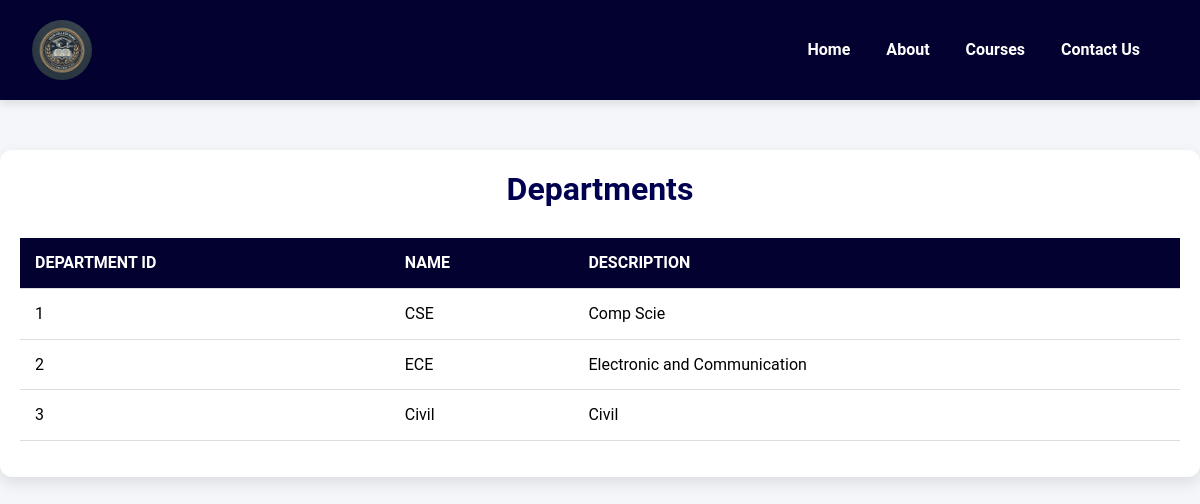
Page /show-departments/ on the committed database.
### dbms/models.py (models this page shows, shortened)
class Department(models.Model):
    id = models.AutoField(primary_key=True)
    name = models.CharField(max_length=255)
    description = models.TextField(null=True, blank=True)

### dbms/views.py (the view)
# urls.py: path('show-departments/', show_departments, name='show_departments'),
def show_departments(request):
    departments = Department.objects.all()  # Fetch all department records
    context = {
        'departments': departments,
    }
    return render(request, 'show_departments.html', context)

### templates/show_departments.html (shortened to what this page needs)
{%load static%}
<!DOCTYPE html>
<html lang="en">
<head>
    <link rel="stylesheet" href="https://cdn.jsdelivr.net/npm/bootstrap@5.3.3/dist/css/bootstrap.min.css" />
    <link rel="stylesheet" href="https://cdn.jsdelivr.net/npm/bootstrap@5.3.3/dist/css/bootstrap.min.css" />
    <link rel="stylesheet" href="{% static 'lib.css' %}" />
</head>
<body>
    <nav class="navbar navbar-expand-lg">
        <div class="container-fluid">
            <a class="navbar-brand" href="#">
                <img src="{% static 'images/logo.png' %}" alt="College Logo" />
            </a>
            <div class="collapse navbar-collapse" id="navbarNav">
                <ul class="navbar-nav ms-auto">
                    <li class="nav-item">
                        <a class="nav-link" href="{% url 'home' %}"> <b>Home</b></a>
                    </li>
                    <li class="nav-item">
                        <a class="nav-link" href="{% url 'about' %}"> <b>About</b></a>
                    </li>
                    <li class="nav-item">
                        <a class="nav-link" href="{% url 'show_courses' %}"> <b>Courses</b></a>
                    </li>
                    <li class="nav-item">
                        <a class="nav-link" href="{% url 'contact' %}"> <b>Contact Us</b></a>
                    </li>
                </ul>
            </div>
        </div>
    </nav>
    <div class="container">
        <h2>Departments</h2>
        <table class="table">
            <thead>
                <tr>
                    <th>Department ID</th>
                    <th>Name</th>
                    <th>Description</th>
                </tr>
            </thead>
            <tbody>
                {% for department in departments %}
                <tr>
                    <td>{{ department.id }}</td>
                    <td>{{ department.name }}</td>
                    <td>{{ department.description }}</td>
                </tr>
                {% endfor %}
            </tbody>
        </table>
    </div>
</body>
</html>

### dbms/static/lib.css (style rules this page uses)
*, *::before, *::after { box-sizing: border-box; margin: 0; padding: 0; }
body { background-color: #f4f6f9; font-family: "Roboto", sans-serif; color: #333; line-height: 1.6; font-size: 16px; }
.navbar { background-color: #02012f; padding: 15px 20px; box-shadow: 0 4px 8px rgba(0, 0, 0, 0.1); }
.navbar-brand { display: flex; align-items: center; }
.navbar-brand img { height: 60px; border-radius: 50%; margin-right: 10px; }
.nav-link { color: #ffffff !important; margin-right: 20px; font-size: 1rem; font-weight: 500; transition: color 0.3s ease; }

### templates/show_departments.html (style rules this page uses)
.container { max-width: 1200px; margin: 50px auto; padding: 20px; background-color: #ffffff; border-radius: 12px; box-shadow: 0 6px 15px rgba(0, 0, 0, 0.1); }
.table { width: 100%; border-collapse: collapse; margin-top: 20px; text-align: left; background-color: #f4f6f9; }
.table th, .table td { padding: 12px 15px; border-bottom: 1px solid #ddd; }
.table th { background-color: #02012f; color: #ffffff; font-weight: 700; text-transform: uppercase; }
.table tbody tr:nth-child(even) { background-color: #f9f9f9; }
body { font-family: "Roboto", sans-serif; }
h2 { text-align: center; color: #010050; font-size: 2rem; margin-bottom: 30px; font-weight: 600; }

### rows in the picture
Department: id "1", name "CSE", description "Comp Scie"
Department: id "2", name "ECE", description "Electronic and Communication"
Department: id "3", name "Civil", description "Civil"
